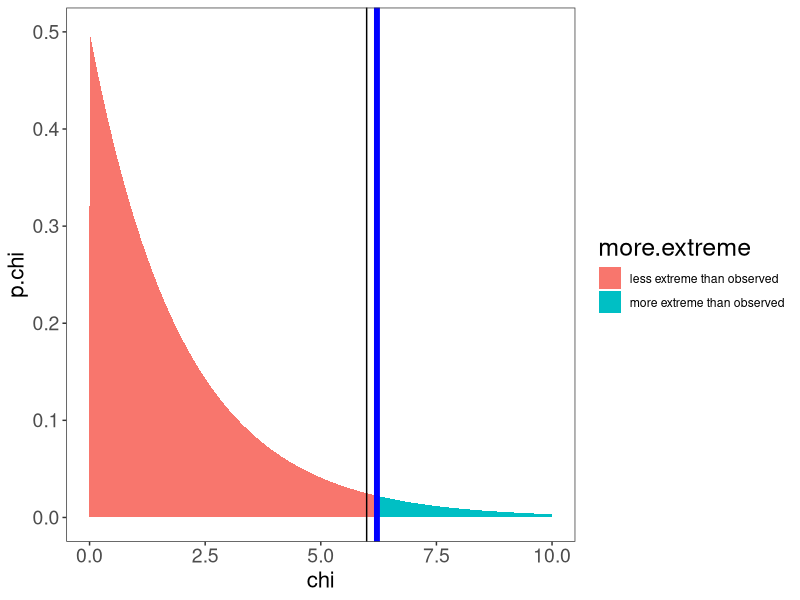

Source code (R):
## ---- chunk 1
library(knitr)
opts_chunk$set(dev=c("png","pdf"),
               fig.width=10,
               fig.height=5,
               dpi=300,
               fig.show="hold",
               fig.lp="fig:",
               cache=TRUE,
               par=TRUE,
               echo=TRUE,
               message=FALSE,
               warning=FALSE)
library(ggplot2)
my_theme <- theme_bw() + 
  theme(panel.grid = element_blank(), 
        panel.background = element_rect(fill = "transparent", color=NA),
        plot.background = element_rect(fill="transparent", color=NA),
        axis.text = element_text(size=14),
        title = element_text(size=18),
        axis.title = element_text(size=16))
## ---- chunk 2
df = data.frame(party = c(replicate(30, "democrat"), 
                          replicate(8, "republican"), 
                          replicate(15, "independent")))
table(df$party)
# the null hypothesis distribution of categories.
(H0.p = c("democrat"=0.5, "republican"=0.3, "independent"=0.2))
## ---- chunk 3
sort(names(H0.p))
(sorted.data.table = table(df$party)[sort(names(H0.p))])
(sorted.H0.p = H0.p[sort(names(H0.p))])
chisq.test(sorted.data.table, p=sorted.H0.p)
## ---- chunk 4
o = sorted.data.table
p = sorted.H0.p
e = p*sum(o)
(chi.sq.statistic = sum((o-e)^2/e))
## ---- chunk 5
df = length(sorted.data.table)-1
(p.value = 1-pchisq(chi.sq.statistic,df))
## ---- chunk 6
alpha = 0.05
(chi.sq.crit = qchisq(1-alpha,df))
## ---- chunk 7
chi.vals = seq(0,10,by=0.01)
df = data.frame(chi=chi.vals,
                p.chi = dchisq(chi.vals, df),
                more.extreme = ifelse(chi.vals>=chi.sq.statistic, "more extreme than observed", "less extreme than observed"))
ggplot(df, aes(x=chi, y=p.chi, fill=more.extreme))+
  geom_area()+
  geom_vline(xintercept=chi.sq.statistic, color="blue", size=2)+
  geom_vline(xintercept=chi.sq.crit, color="black")+
  my_theme
## ---- chunk 8
df = rbind(data.frame(sex="male", color="red")[replicate(4, 1),],
           data.frame(sex="male", color="green")[replicate(2, 1),],
           data.frame(sex="male", color="blue")[replicate(9, 1),],
           data.frame(sex="male", color="black")[replicate(2, 1),],
           data.frame(sex="female", color="red")[replicate(3, 1),],
           data.frame(sex="female", color="green")[replicate(9, 1),],
           data.frame(sex="female", color="blue")[replicate(3, 1),],
           data.frame(sex="female", color="black")[replicate(4, 1),])

str(df)

table(df$sex, df$color)
## ---- chunk 9
chisq.test(table(df$sex, df$color))
## ---- chunk 10
chisq.test(table(df$sex, df$color), simulate.p.value = T)
## ---- chunk 11
fisher.test(table(df$sex, df$color))
